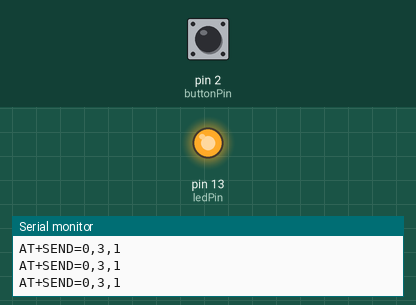
Recording of a sketch running on a simulated Arduino Nano, built with avr-gcc and run on an emulated ATmega328P. Parts: output pins drawn as LEDs (lit = HIGH), the last lines printed to the serial monitor. The inputs (shaded band) are chosen by the test bench; at power-on: pin 2 (buttonPin) LOW.

Above: at 1.2 s.
1.3 s: pin 2 (buttonPin) pulled HIGH for 0.15 s
At 1.4 s:
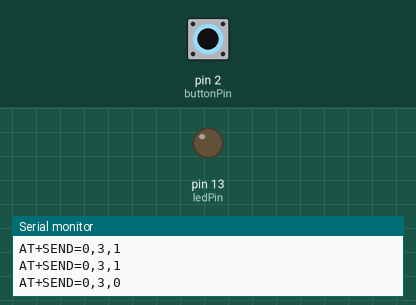
3.0 s: pin 2 (buttonPin) pulled HIGH for 3.2 s
At 7.4 s:
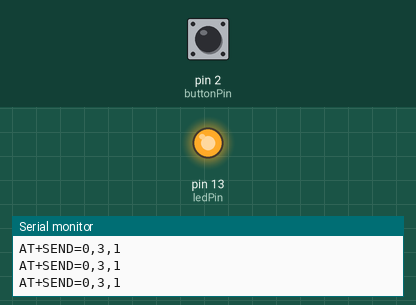
Timing chart, 0 to 8.9 s (numbered marks = the images above; inputs shaded):
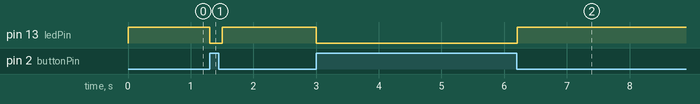

Measured:
- after the input at 1.3 s, pin 13 (ledPin): HIGH → LOW at once, → HIGH 0.20 s later
- after the input at 3.0 s, pin 13 (ledPin): HIGH → LOW at once, → HIGH 3.2 s later

The sketch:

Nano_oneway_with_led.ino
```cpp
#include <string.h>
const int buttonPin = 2;  // the number of the pushbutton pin
const int ledPin = 13;    // the number of the LED pin
int buttonState = 0;  // variable for reading the pushbutton status
int count =0;
// The address of the LoRa connected to the nano is 1
void setup() {
  Serial.begin(115200);
  // initialize the LED pin as an output:
  pinMode(ledPin, OUTPUT);
  // initialize the pushbutton pin as an input:
  pinMode(buttonPin, INPUT);
}


void loop() {
  buttonState = digitalRead(buttonPin);

  // check if the pushbutton is pressed. If it is, the buttonState is HIGH:

  if (buttonState == HIGH) {
    // turn LED on:
    digitalWrite(ledPin, LOW);
    Serial.println("AT+SEND=0,3,0\r\n");
  } else {
    Serial.println("AT+SEND=0,3,1\r\n");
    // turn LED off:
    digitalWrite(ledPin, HIGH);
  }
  delay(100);


  // count++;
  // // String s;
  // // s = Serial.readString();
  // // Serial.print(s);
  // // delay(100);
  // Serial.println("AT+SEND=0,4,"+ String(count) +"\r\n");
  // delay(900);
  // String s;
  // s = Serial.readString();
  // Serial.print(s);
  // delay(200);


// /* Working Code */
//   String s;

//   while (Serial.available()) {
//     s = Serial.readString();
//     // Serial.println(s);
//   }

//   Serial.println("AT+SEND=0,4,Hi\r\n");
//   delay(900);
//   // s = Serial.readStringUntil('\n');
//   // s = Serial.readString();
//   // Serial.println(s);
//   // Serial.println();
//   while (Serial.available()) {
//     s = Serial.readString();
//     Serial.println(s);
//   }

  // // delay(100);
  // // s = Serial.readStringUntil('\n');

  // // s = Serial.readStringUntil('\n');
  // s = Serial.readString();
  // Serial.println(s);
  // Serial.println();


  // lastTransmission = millis();
  // while(millis() < interval + lastTransmission){
  //   if(Serial.available()){
  //     String s = Serial.readString();
  //     Serial.println(s);

}
```
